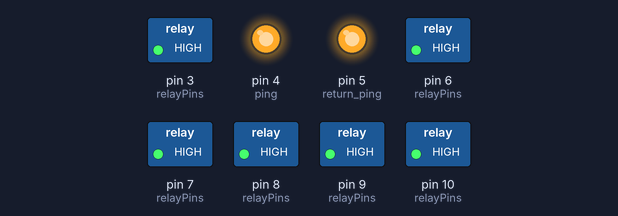
Bench run of a sketch on a simulated Arduino Uno, built with avr-gcc and run on an emulated ATmega328P. On the bench: switched loads named in the sketch (green lamp = pin HIGH), output pins drawn as LEDs (lit = HIGH).

Above: at 0.5 s.
Timing chart, 0 to 2.0 s (numbered marks = the images above):
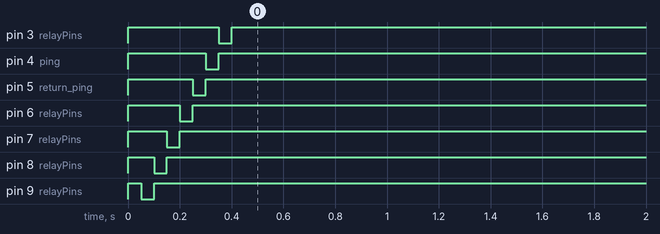

The sketch:

pijardino.ino
```cpp
// (licence header left out)
// This software is reponsible for receiving commands via USB Serial and activate
// the relay opening/closing water in the garden, along with counting and storing
// flow sensor data

#include "CmdMessenger.h"

// === PARAMETERS ===================
// customize the app by modifying these values :

const int relayPins[] = {10, 9, 8, 7, 6, 5, 4, 3}; // Pins for the relays, ordered
const int flowSensorPin = 2;  // Pin of Flow Sensor (has to be 2 or 3)
const long BAUD_RATE = 9600;

// ==== GLOBAL VARIABLES ========================

CmdMessenger c = CmdMessenger(Serial,',',';','/');
const int relaysCount = sizeof(relayPins)/sizeof(int); // Number of relays attached to the arduino

// ==== RELAY OBJECT ============================
enum relayState { closed, opened };

struct Relay{
  int pin; // Relay pin number
  relayState state; // Relay state
};

Relay* relays[relaysCount]; // an array of all know relays

// -- RELAY METHODS ---------------------
void openRelay(Relay* r){
  digitalWrite( r->pin, LOW );
  r->state = opened;
}

void closeRelay(Relay* r){
  digitalWrite( r->pin, HIGH );
  r->state = closed;
}

bool readRelayState(Relay* r){
  return(digitalRead(r->pin));
  //return(r->state);
}


// ==== CmdMessenger METHODS =========================

/* Define available CmdMessenger commands */
/* Make sure these functions are implemented AND declared in _attach_callbacks */
enum {
    open_relay,
    close_relay,

    get_relay_state,
    return_relay_state,

    ping,
    return_ping,

    error,
};

// ---- callbackd -----------------------------------
void on_open_relay(void){
    int id = c.readBinArg<int>();
    openRelay(relays[id]);
}

void on_ping(void){
    c.sendCmd(return_ping, "pong");
}

void on_close_relay(void){
    int id = c.readBinArg<int>();
    closeRelay(relays[id]);
}

void on_get_relay_state(void){
    int id = c.readBinArg<int>();

    /* Send result back */
    c.sendBinCmd(return_relay_state, (bool)relays[id]->state  );
}

void on_unknown_command(void){
    c.sendCmd(error,"Unknown command");
}


void _attach_callbacks(void) {

    c.attach(open_relay, on_open_relay);
    c.attach(close_relay, on_close_relay);
    c.attach(get_relay_state, on_get_relay_state);
    c.attach(ping, on_ping);
    c.attach(on_unknown_command);
}


// ==== GENERAL METHODS =========================

// Initialise the arduino pins and the internal machinery
void _init_pins() {
  for (int i=0; i<relaysCount; i++) {
    int pin = relayPins[i];
    // Initialise the Arduino data pins for OUTPUT
    pinMode(pin, OUTPUT);

    Relay *r = new Relay; // make a new Relay object
    relays[i] = r; // store it in the array

    // and now initialize it
    r->pin=pin;
    closeRelay(r);

  }
}

// A method testing opening each Relay for the given DELAY milliseconds.
void roller_coaster(int DELAY=500) {
  for (int i=0; i<relaysCount; i++) {
    Relay* relay = relays[i];
    openRelay(relay);
    delay(DELAY);
    closeRelay(relay);
  }
}

// ********************* ARDUINO SETUP FUNCTION ************************

void setup() {
  _init_pins();
//  rtc.begin()

  Serial.begin(BAUD_RATE);
  c.printLfCr();
  _attach_callbacks();

  roller_coaster(50);
}

// ********************* ARDUINO MAIN LOOP ************************

void loop() {
  c.feedinSerialData();
}
```
